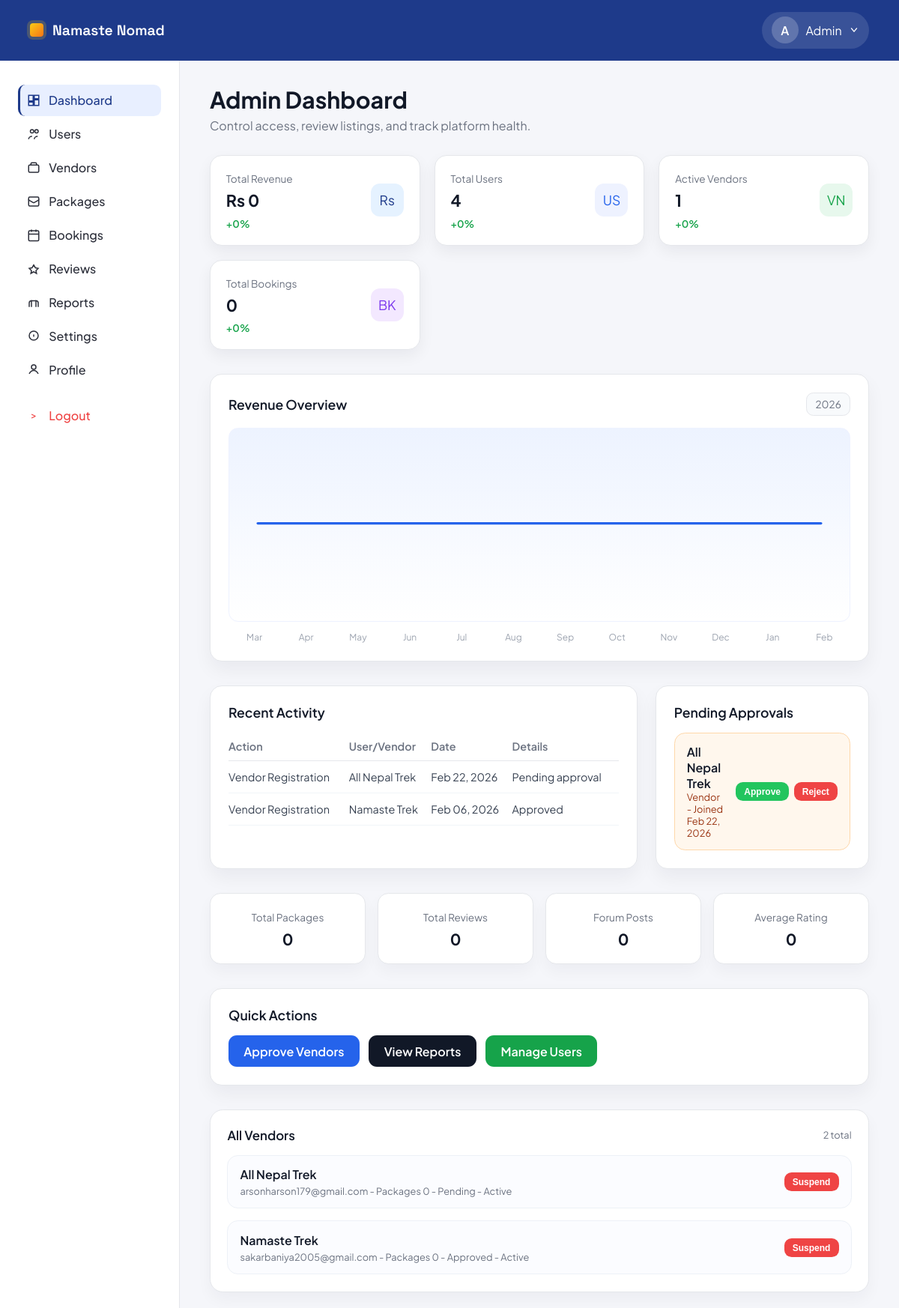
Before: /accounts/admin/dashboard/ (signed in, upper part) with the older database file.
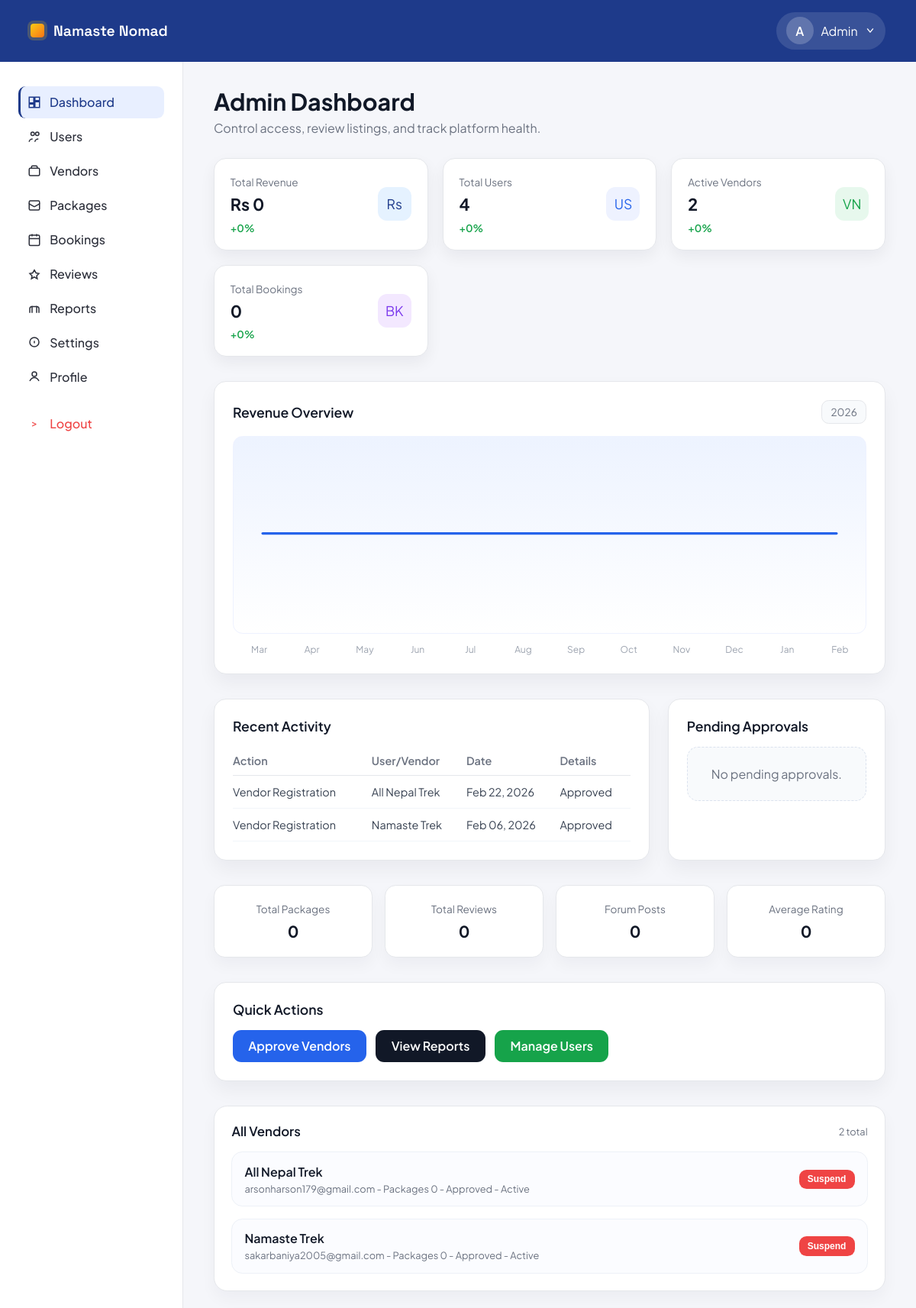
After: the same page with the newer database file.
### accounts/models.py (models this page shows, shortened)
class VendorProfile(models.Model):
    user = models.OneToOneField(User, on_delete=models.CASCADE, related_name='vendor_profile')
    business_name = models.CharField(max_length=255)
    owner_name = models.CharField(max_length=255)
    tagline = models.CharField(max_length=255, blank=True)
    website = models.URLField(blank=True)
    license_number = models.CharField(max_length=100, blank=True)
    business_address = models.TextField(blank=True)
    description = models.TextField(blank=True)
    bank_name = models.CharField(max_length=120, blank=True)
    account_number = models.CharField(max_length=120, blank=True)
    routing_number = models.CharField(max_length=120, blank=True)
    paypal_email = models.EmailField(blank=True)
    logo = models.FileField(upload_to='vendor_logos/', blank=True, null=True)
    cover_image = models.FileField(upload_to='vendor_covers/', blank=True, null=True)
    business_license = models.FileField(upload_to='licenses/', blank=True, null=True)
    is_approved = models.BooleanField(default=False)
    created_at = models.DateTimeField(auto_now_add=True)

class User(AbstractUser):
    USER_TYPE_CHOICES = (
        ('vendor', 'Vendor'),
        ('traveler', 'Traveler'),
        ('admin', 'Admin'),
    )
    user_type = models.CharField(max_length=10, choices=USER_TYPE_CHOICES)
    phone = models.CharField(max_length=20, blank=True, null=True)
    is_verified = models.BooleanField(default=False)

### accounts/views.py (the view, shortened to what this page needs)
# urls.py: path('admin/dashboard/', views.admin_dashboard, name='admin_dashboard'),
@admin_required
def admin_dashboard(request):
    vendors = User.objects.filter(user_type='vendor').select_related('vendor_profile').annotate(
        package_count=Count('vendor_packages', distinct=True),
    ).order_by('-date_joined')
    pending_vendors = vendors.filter(vendor_profile__is_approved=False)
    travelers = User.objects.filter(user_type='traveler').order_by('-date_joined')
    packages = Package.objects.select_related('vendor').order_by('-created_at')
    bookings = Booking.objects.select_related('package', 'traveler').order_by('-created_at')
    reviews = Review.objects.select_related('traveler', 'package').order_by('-created_at')
    total_revenue = bookings.filter(status='confirmed').aggregate(
        total=Sum('total_price')
    )['total'] or 0
    total_bookings = bookings.count()
    active_vendors = vendors.filter(is_active=True, vendor_profile__is_approved=True).count()
    total_users = vendors.count() + travelers.count()
    total_reviews = reviews.count()
    avg_rating = reviews.aggregate(avg=Avg('rating'))['avg'] or 0
    today = timezone.now().date()
    month_labels = []
    month_values = []
    for offset in range(11, -1, -1):
        total_months = today.year * 12 + (today.month - 1) - offset
        year = total_months // 12
        month = total_months % 12 + 1
        start = date(year, month, 1)
        end = date(year, month, monthrange(year, month)[1])
        total = bookings.filter(
            status='confirmed',
            created_at__date__range=(start, end),
        ).aggregate(total=Sum('total_price'))['total'] or 0
        month_labels.append(start.strftime('%b'))
        month_values.append(float(total))
    width = 720
    height = 200
    pad_x = 20
    pad_y = 20
    step = (width - pad_x * 2) / max(len(month_values) - 1, 1)
    max_value = max(month_values) if month_values else 0
    min_value = min(month_values) if month_values else 0
    revenue_points = []
    for idx, value in enumerate(month_values):
        x = pad_x + idx * step
        if max_value == min_value:
            y = height / 2
        else:
            ratio = (value - min_value) / (max_value - min_value)
            y = height - pad_y - ratio * (height - pad_y * 2)
        revenue_points.append(f"{x:.0f},{y:.0f}")
    activity_items = []
    for vendor in vendors[:2]:
        vendor_profile = _get_vendor_profile(vendor)
        activity_items.append({
            'action': 'Vendor Registration',
            'actor': vendor_profile.business_name if vendor_profile else vendor.email,
            'date': vendor.date_joined,
            'details': 'Pending approval' if vendor_profile and not vendor_profile.is_approved else 'Approved',
        })
    activity_items.sort(key=lambda item: item['date'], reverse=True)
    activity_items = activity_items[:6]
    stats = {
        'total_vendors': vendors.count(),
        'pending_vendors': pending_vendors.count(),
        'total_travelers': travelers.count(),
        'total_packages': packages.count(),
        'active_packages': packages.filter(is_active=True).count(),
        'total_users': total_users,
        'active_vendors': active_vendors,
        'total_bookings': total_bookings,
        'total_revenue': float(total_revenue),
        'total_reviews': total_reviews,
        'avg_rating': round(avg_rating or 0, 1),
        'forum_posts': 0,
    }
    return render(request, 'accounts/admin_dashboard.html', {
        'vendors': vendors,
        'pending_vendors': pending_vendors,
        'travelers': travelers,
        'packages': packages,
        'stats': stats,
        'revenue_points': " ".join(revenue_points),
        'revenue_labels': month_labels,
        'activity_items': activity_items,
        'active_page': 'dashboard',
    })

### accounts/views.py (called while the page is built)
def _get_vendor_profile(user):
    try:
        return user.vendor_profile
    except VendorProfile.DoesNotExist:
        return None

def admin_required(view_func):
    @wraps(view_func)
    def _wrapped(request, *args, **kwargs):
        if not request.user.is_authenticated:
            return redirect('admin_login')
        if getattr(request.user, 'user_type', '') != 'admin' or not request.user.is_staff:
            messages.error(request, 'Admin access only.')
            return redirect('home')
        return view_func(request, *args, **kwargs)
    return _wrapped

### accounts/templates/accounts/admin_dashboard.html (shortened to what the changed rows need)
{% load static %}
<!DOCTYPE html>
<html lang="en">
<head>
    <link rel="stylesheet" href="{% static 'css/vendor_dashboard.css' %}">
    <link rel="stylesheet" href="{% static 'css/admin_dashboard.css' %}">
</head>
<body class="admin-dashboard">
    <div class="dashboard-shell admin-shell">
        <main class="dashboard-main admin-main" id="dashboard">
            <section class="admin-heading">
                <div>
                    <h1>Admin Dashboard</h1>
                </div>
            </section>
            <section class="admin-stat-grid">
                <div class="admin-stat-card">
                    <div>
                        <span>Active Vendors</span>
                        <strong>{{ stats.active_vendors }}</strong>
                        <small>+0%</small>
                    </div>
                </div>
            </section>
            <section class="admin-card admin-chart-card">
                <div class="card-header">
                    <h2>Revenue Overview</h2>
                </div>
                <div class="chart-labels">
                    {% for label in revenue_labels %}
                        <span>{{ label }}</span>
                    {% endfor %}
                </div>
            </section>
            <section class="admin-panels">
                <div class="admin-card" id="recent-activity">
                    <div class="card-header">
                        <h2>Recent Activity</h2>
                    </div>
                    {% if activity_items %}
                        <table class="activity-table">
                            <thead>
                                <tr>
                                    <th>Action</th>
                                    <th>User/Vendor</th>
                                    <th>Date</th>
                                    <th>Details</th>
                                </tr>
                            </thead>
                            <tbody>
                                {% for item in activity_items %}
                                    <tr>
                                        <td>{{ item.action }}</td>
                                        <td>{{ item.actor }}</td>
                                        <td>{{ item.date|date:"M d, Y" }}</td>
                                        <td>{{ item.details }}</td>
                                    </tr>
                                {% endfor %}
                            </tbody>
                        </table>
                    {% else %}
                        <div class="empty-state">No recent activity yet.</div>
                    {% endif %}
                </div>
                <div class="admin-card" id="pending-approvals">
                    <div class="card-header">
                        <h2>Pending Approvals</h2>
                    </div>
                    <div class="pending-list">
                        {% if pending_vendors %}
                            {% for vendor in pending_vendors %}
                                <div class="pending-item">
                                    <div>
                                        <div class="pending-title">{{ vendor.vendor_profile.business_name|default:vendor.email }}</div>
                                        <div class="pending-meta">Vendor - Joined {{ vendor.date_joined|date:"M d, Y" }}</div>
                                    </div>
                                    <div class="pending-actions">
                                        <form method="POST" action="{% url 'admin_vendor_action' vendor.id %}">
                                            <button class="btn small success" type="submit">Approve</button>
                                        </form>
                                        <form method="POST" action="{% url 'admin_vendor_action' vendor.id %}">
                                            <button class="btn small danger" type="submit">Reject</button>
                                        </form>
                                    </div>
                                </div>
                            {% endfor %}
                        {% else %}
                            <div class="empty-state">No pending approvals.</div>
                        {% endif %}
                    </div>
                </div>
            </section>
            <section class="admin-card admin-actions" id="quick-actions">
                <div class="card-header">
                    <h2>Quick Actions</h2>
                </div>
            </section>
            <section class="admin-lists">
                <div class="card list-card" id="vendors">
                    <div class="package-list">
                        {% if vendors %}
                            {% for vendor in vendors %}
                                <div class="package-item">
                                    <div>
                                        <div class="package-name">{{ vendor.vendor_profile.business_name|default:vendor.email }}</div>
                                        <div class="package-meta">
                                            {{ vendor.email }} - Packages {{ vendor.package_count }} -
                                            {% if vendor.vendor_profile.is_approved %}Approved{% else %}Pending{% endif %} -
                                            {% if vendor.is_active %}Active{% else %}Suspended{% endif %}
                                        </div>
                                    </div>
                                    <div class="package-actions">
                                        {% if vendor.is_active %}
                                            <form method="POST" action="{% url 'admin_vendor_action' vendor.id %}">
                                                <button class="btn small danger" type="submit">Suspend</button>
                                            </form>
                                        {% else %}
                                            <form method="POST" action="{% url 'admin_vendor_action' vendor.id %}">
                                                {% csrf_token %}
                                                <input type="hidden" name="action" value="activate">
                                                <button class="btn small success" type="submit">Activate</button>
                                            </form>
                                        {% endif %}
                                    </div>
                                </div>
                            {% endfor %}
                        {% else %}
                            <div class="empty-state">No vendors yet.</div>
                        {% endif %}
                    </div>
                </div>
            </section>
        </main>
    </div>
</body>
</html>

Changed rows visible on the page:
no longer on one of the page's lists (row edited): User: vendor_profile.business_name "All Nepal Trek", date_joined "Feb 22, 2026"
changed User "All Nepal Trek": text "Pending" → "Approved"
Other visible differences:
{{ stats.active_vendors }}: "1" → "2"
new list line: "Vendor Registration Approved"
new list line: "All Nepal Trek"
new list line: "Feb 22, 2026"
text now shown: "No pending approvals."
list line gone: "Vendor Registration Pending approval"
list line gone: "All Nepal Trek"
list line gone: "Feb 22, 2026"
